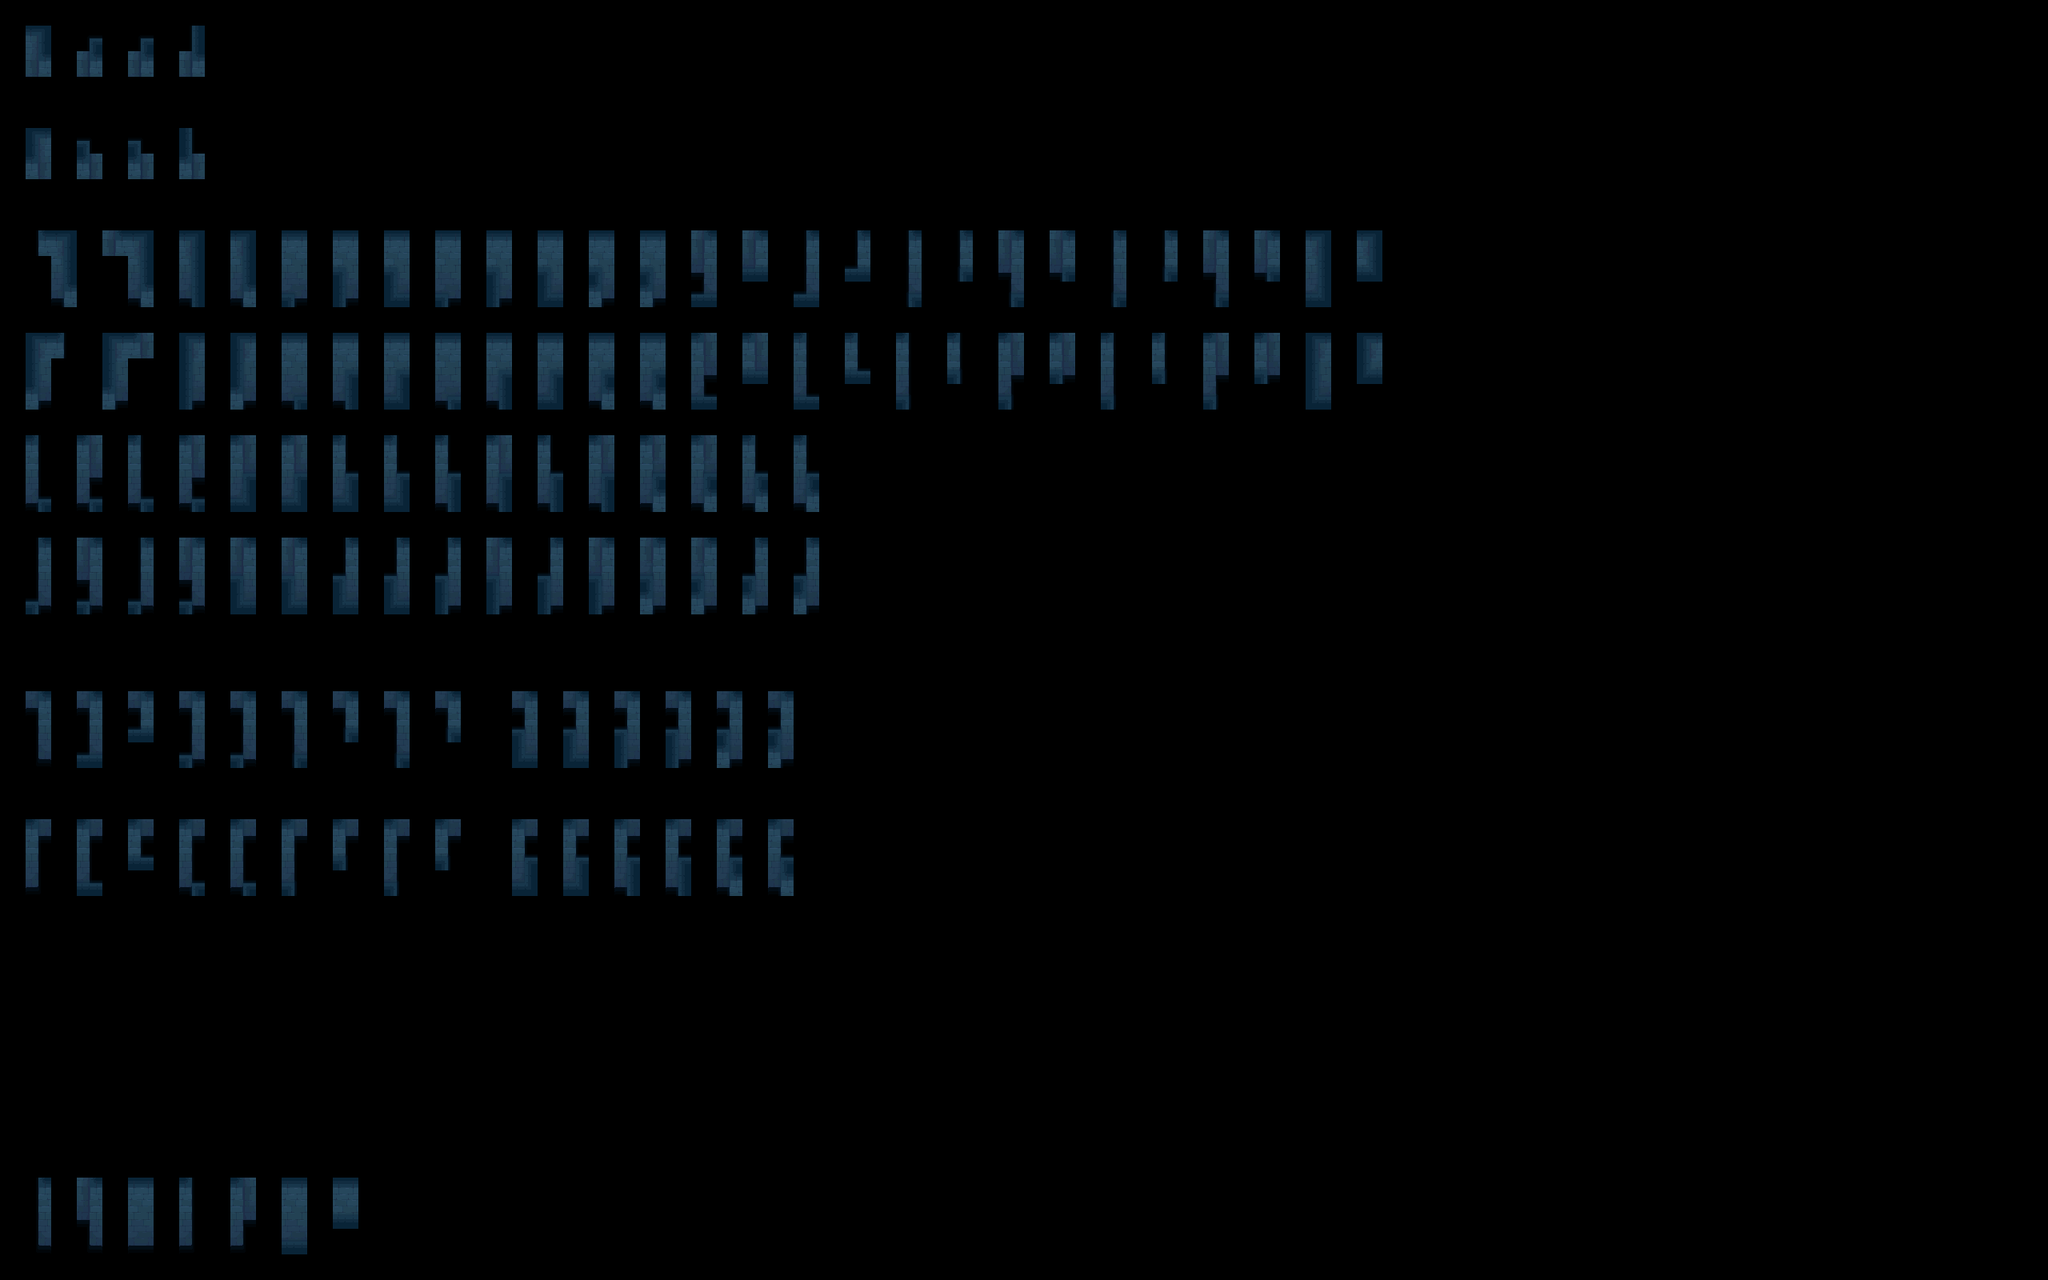

This is a level from a 2D game, rendered from its Tiled map with the project's own tilesets. A one-line summary and the map file follow, with tile-layer data summarised:
An orthogonal 80x50 tile map with 32x32 px tiles, 2 tile layers (input_wall-1, output_wall-1), 2 hidden layers not drawn.

<map version="1.5" tiledversion="1.7.2" orientation="orthogonal" renderorder="right-down" width="80" height="50" tilewidth="32" tileheight="32" infinite="0" nextlayerid="5" nextobjectid="1">
 <tileset firstgid="1" source="Tileset-wall-1.tsx" />
 <layer id="1" name="regions_input" width="80" height="50" visible="0">
  <data>[4000 cells, 354 non-empty, 1 distinct tile ids]</data>
 </layer>
 <layer id="2" name="input_wall-1" width="80" height="50">
  <properties>
   <property name="StrictEmpty" type="bool" value="true" />
  </properties>
  <data>[4000 cells, 313 non-empty, 18 distinct tile ids]</data>
 </layer>
 <layer id="3" name="regions_output" width="80" height="50" visible="0">
  <data>[4000 cells, 229 non-empty, 1 distinct tile ids]</data>
 </layer>
 <layer id="4" name="output_wall-1" width="80" height="50">
  <data>[4000 cells, 229 non-empty, 72 distinct tile ids]</data>
 </layer>
</map>
